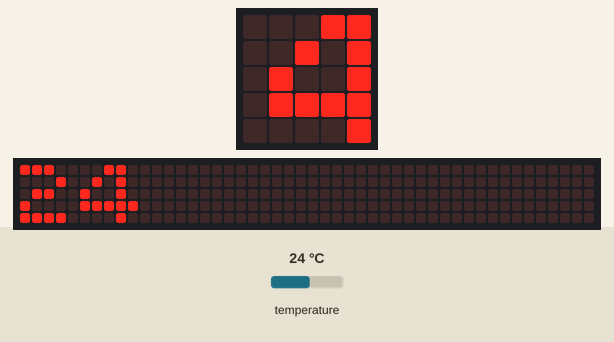
Recording of a program running on a simulated BBC micro:bit running MicroPython. Parts: the board's 5×5 LED display, a strip that is not on the board, showing the scrolling text unrolled. The inputs (shaded band) are chosen by the test bench; at power-on: temperature 24 °C. The 48×5 strip is a reading aid, not a part: it shows the text the display is scrolling, unrolled, one strip-width of it at a time.

Above: at 1.27 s.
1.3 s: temperature set to 12 °C
At 3.32 s:
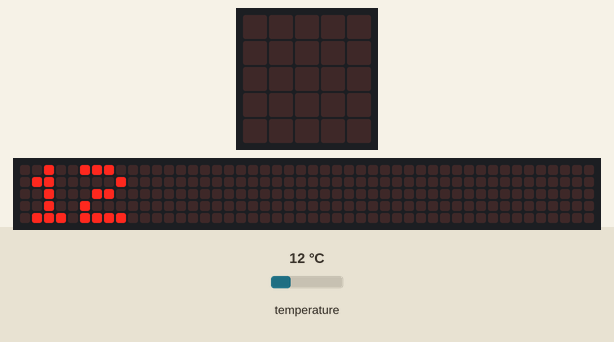
9.4 s: temperature set to 19 °C
At 9.52 s:
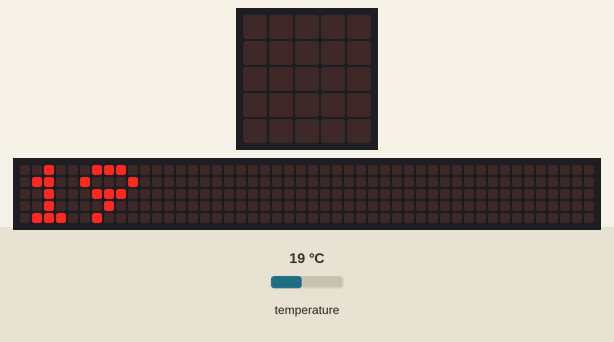
13.5 s: temperature set to 28 °C
At 16.02 s:
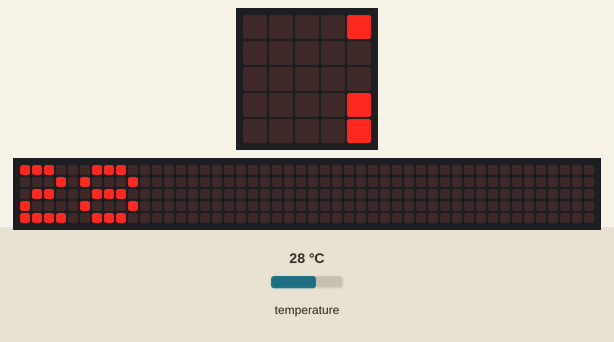

The program:

temperature_simple_microbit.py
```python
# temperature_simple_microbit.py

'''
Description: Demonstrate displaying temperature with onboard sensor.
Note: The temperature sensor is not very accurate.
'''

# Import modules
from microbit import *

# Run loop forever
while True:
    display.scroll(temperature()) # Display temperature in degrees Celsius
    sleep(1000)                   # Wait 1 second
```
